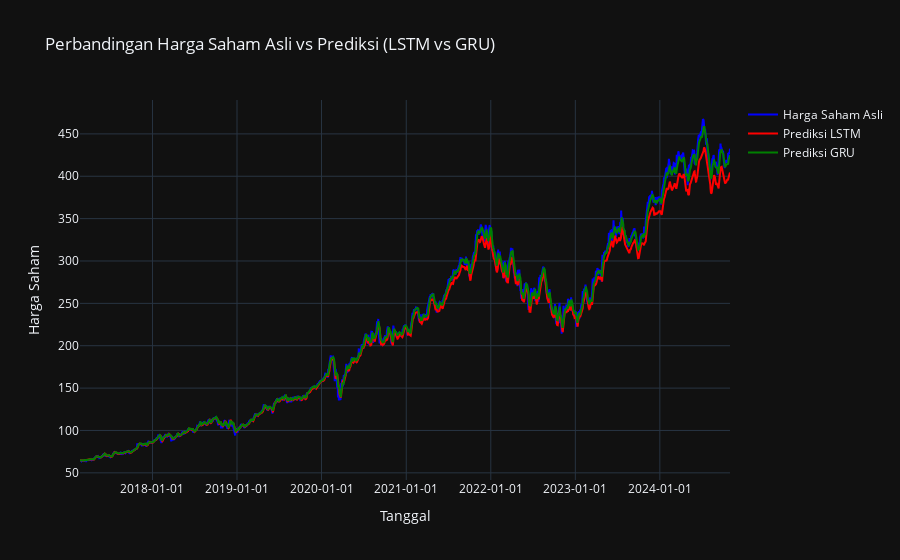

The code cell stored with this chart in its notebook:
### Markdown cell above
Pada tahapan ini, kedua model yaitu LSTM dan GRU akan dibandingkan secara visualisasi dengan harga saham aslinya

### Code cell
data_compare = pd.DataFrame({
    'Tanggal': tanggal_prediksi,
    'Harga Asli': y_test_true.flatten(),
    'Prediksi LSTM': lstm_prediction.flatten(),
    'Prediksi GRU': gru_prediction.flatten()
})

fig = go.Figure()

fig.add_trace(go.Scatter(
    x=data_compare['Tanggal'],
    y=data_compare['Harga Asli'],
    mode='lines',
    name='Harga Saham Asli',
    line=dict(color='blue', width=2)
))

fig.add_trace(go.Scatter(
    x=data_compare['Tanggal'],
    y=data_compare['Prediksi LSTM'],
    mode='lines',
    name='Prediksi LSTM',
    line=dict(color='red', width=2)
))

fig.add_trace(go.Scatter(
    x=data_compare['Tanggal'],
    y=data_compare['Prediksi GRU'],
    mode='lines',
    name='Prediksi GRU',
    line=dict(color='green', width=2)
))

fig.update_layout(
    title="Perbandingan Harga Saham Asli vs Prediksi (LSTM vs GRU)",
    xaxis_title="Tanggal",
    yaxis_title="Harga Saham",
    template="plotly_dark",
    xaxis=dict(tickformat="%Y-%m-%d"),
    showlegend=True
)

fig.show()

### Figure 1 — Plotly figure (JSON) as saved in the notebook; plotly's stock layout.template omitted (floating-point values rounded to 4 significant figures; data arrays with more than 128 entries replaced by an {"elided": "..."} marker saying what was removed)
{"data": [{"line": {"color": "blue", "width": 2}, "mode": "lines", "name": "Harga Saham Asli", "type": "scatter", "x": {"elided": "1936 str values"}, "y": {"elided": "1936 float values"}}, {"line": {"color": "red", "width": 2}, "mode": "lines", "name": "Prediksi LSTM", "type": "scatter", "x": {"elided": "1936 str values"}, "y": {"elided": "1936 float values"}}, {"line": {"color": "green", "width": 2}, "mode": "lines", "name": "Prediksi GRU", "type": "scatter", "x": {"elided": "1936 str values"}, "y": {"elided": "1936 float values"}}], "layout": {"showlegend": true, "title": {"text": "Perbandingan Harga Saham Asli vs Prediksi (LSTM vs GRU)"}, "xaxis": {"tickformat": "%Y-%m-%d", "title": {"text": "Tanggal"}}, "yaxis": {"title": {"text": "Harga Saham"}}}}
